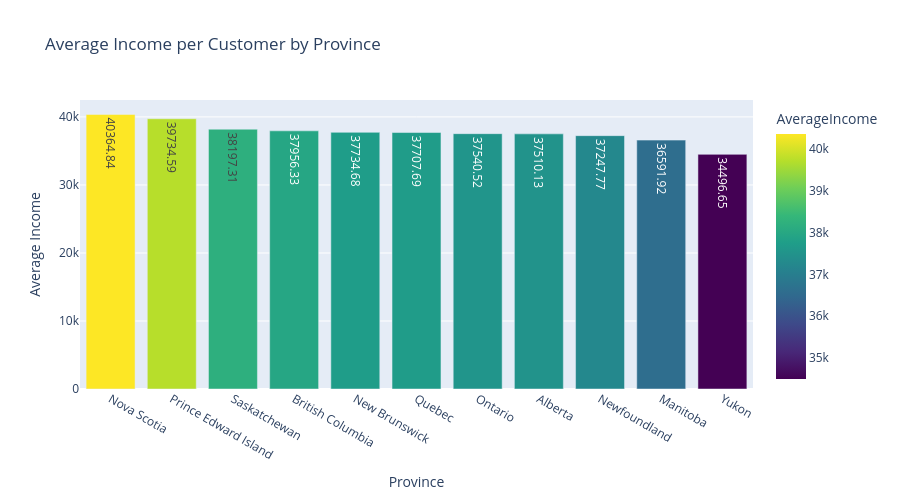

The cell this chart's notebook holds for it:
### Markdown cell above
## Province vs Income (Mean per customer)

### Code cell
income_mean = (
    dataset.groupby('Province or State')['Income']
    .mean()
    .reset_index(name='AverageIncome')
    .sort_values('AverageIncome', ascending=False)
)

fig = px.bar(
    income_mean,
    x='Province or State',
    y='AverageIncome',
    title='Average Income per Customer by Province',
    text_auto='.2f',
    color='AverageIncome',
    color_continuous_scale='Viridis'
)
fig.update_layout(xaxis_title='Province', yaxis_title='Average Income', height=500)
fig.show()

### Figure 1 — Plotly figure (JSON) as saved in the notebook; plotly's stock layout.template omitted (floating-point values rounded to 4 significant figures)
{"data": [{"alignmentgroup": "True", "hovertemplate": "Province or State=%{x}<br>AverageIncome=%{marker.color}<extra></extra>", "legendgroup": "", "marker": {"color": [40360.0, 39730.0, 38200.0, 37960.0, 37730.0, 37710.0, 37540.0, 37510.0, 37250.0, 36590.0, 34500.0], "coloraxis": "coloraxis", "pattern": {"shape": ""}}, "name": "", "offsetgroup": "", "orientation": "v", "showlegend": false, "textposition": "auto", "texttemplate": "%{y:.2f}", "type": "bar", "x": ["Nova Scotia", "Prince Edward Island", "Saskatchewan", "British Columbia", "New Brunswick", "Quebec", "Ontario", "Alberta", "Newfoundland", "Manitoba", "Yukon"], "xaxis": "x", "y": [40360.0, 39730.0, 38200.0, 37960.0, 37730.0, 37710.0, 37540.0, 37510.0, 37250.0, 36590.0, 34500.0], "yaxis": "y"}], "layout": {"barmode": "relative", "coloraxis": {"colorbar": {"title": {"text": "AverageIncome"}}, "colorscale": [[0, "#440154"], [0.1111, "#482878"], [0.2222, "#3e4989"], [0.3333, "#31688e"], [0.4444, "#26828e"], [0.5556, "#1f9e89"], [0.6667, "#35b779"], [0.7778, "#6ece58"], [0.8889, "#b5de2b"], [1, "#fde725"]]}, "height": 500, "legend": {"tracegroupgap": 0}, "title": {"text": "Average Income per Customer by Province"}, "xaxis": {"anchor": "y", "domain": [0, 1], "title": {"text": "Province"}}, "yaxis": {"anchor": "x", "domain": [0, 1], "title": {"text": "Average Income"}}}}
